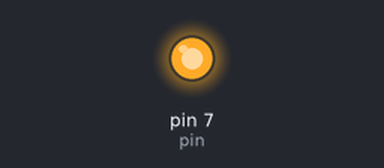
This sketch was run on a simulated Arduino Uno, built with avr-gcc and run on an emulated ATmega328P. On the bench: output pins drawn as LEDs (lit = HIGH).

Above: at 0.6 s.
At 31.9 s:
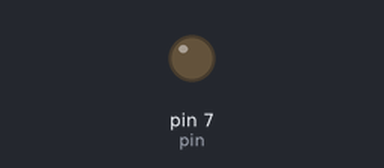
Timing chart, 0 to 42.9 s (numbered marks = the images above):
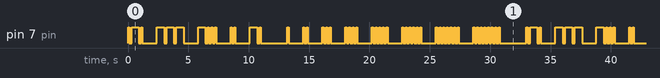

The sketch:

morse.ino
```cpp
int pin = 7;

void point() {
  digitalWrite(pin, HIGH);
  delay(100);
  digitalWrite(pin, LOW);
  delay(200);
}

void trait() {
  digitalWrite(pin, HIGH);
  delay(600);
  digitalWrite(pin, LOW);
  delay(200);
}

void lettre(String code) {
  for (int i=0; i<code.length(); i++)
  {
    char signe = code.charAt(i);
    if (signe=='.')
    {
      point();
    }
    else
    {
      trait();
    }
  }
  delay(1000);

}

// the setup function runs once when you press reset or power the board
void setup() {
  pinMode(pin, OUTPUT);
}

// the loop function runs over and over again forever
void loop() {

  lettre(".-.");  // R
  lettre("---");  // O
  lettre("-..."); // B
  lettre("..");   // I
  lettre("-.");   // N

  delay(1000);

  lettre(".");
  lettre("..");
  lettre("...");
  lettre("....");
  lettre(".....");
  lettre("......");
  lettre(".......");
  lettre("........");

  delay(1000);

}
```

Measured:
- by itself, pin 7 (pin): moves between LOW and HIGH, repeating every 33.0 s
- by itself, everything shown: repeats every 33.0 s, in 100 steps
